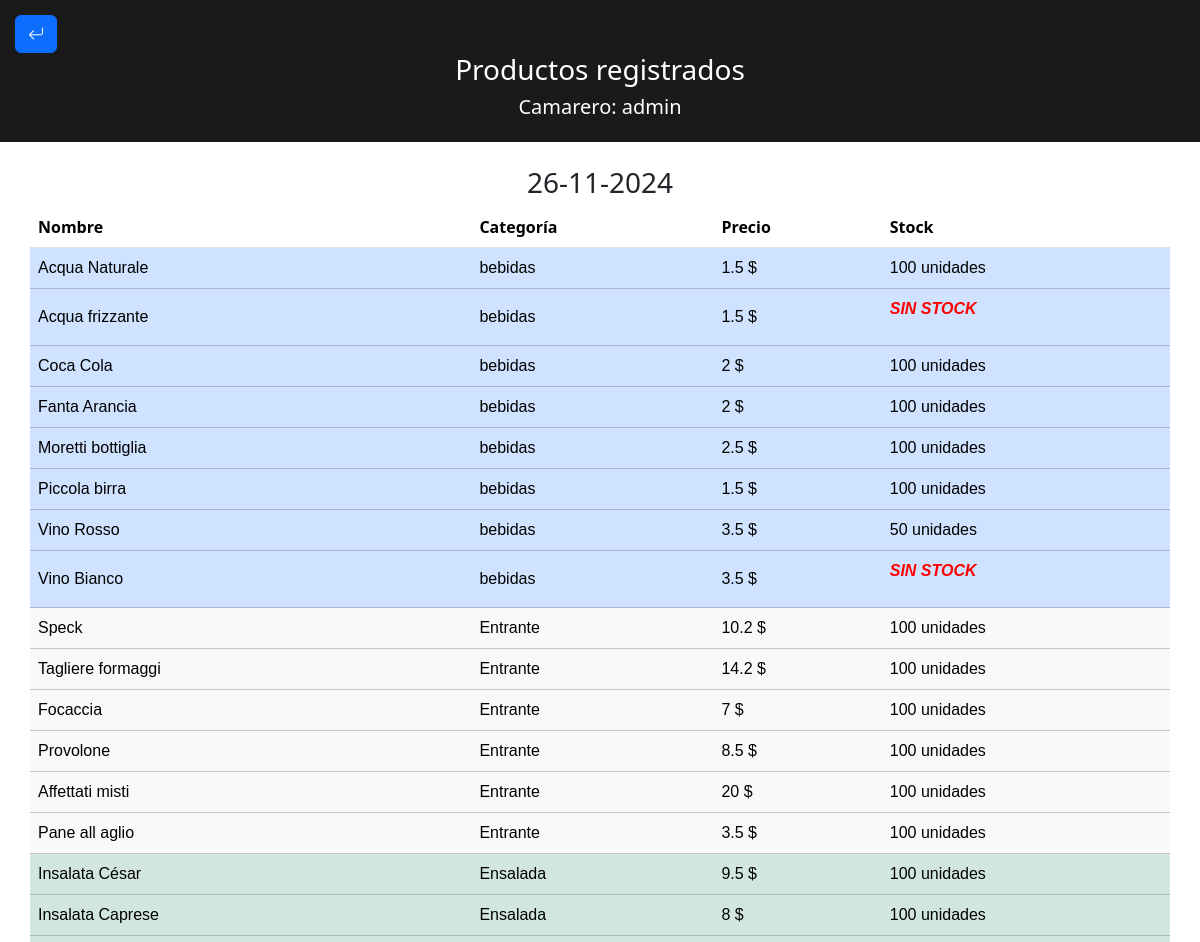
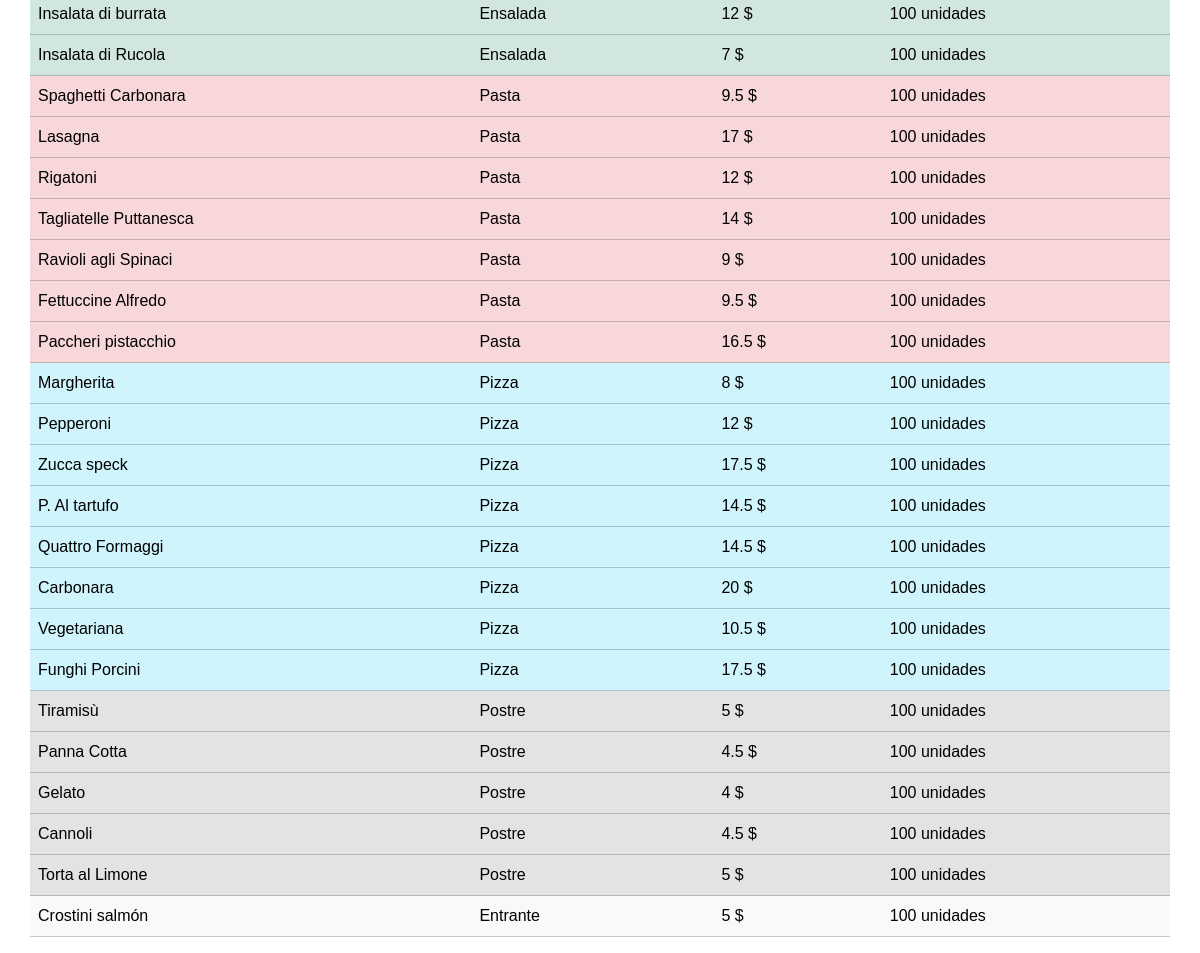
Screenshot of /camarero/listadoProductos.php (signed in) with the database file from the repository (2 pictures, top to bottom).
### tables this page shows
CREATE TABLE `productos` (
  `id` int(11) NOT NULL,
  `nombre` varchar(50) NOT NULL,
  `categoria` varchar(50) NOT NULL,
  `precio` float NOT NULL,
  `stock` int(10) NOT NULL
);

### camarero/listadoProductos.php (the view, shortened to what this page needs)
<?php
include "../conexion.php";
?>
<!DOCTYPE html>
<html lang="en">
<head>
    <link rel="stylesheet" href="../styles.css">
    <link rel="stylesheet" href="https://cdn.jsdelivr.net/npm/bootstrap@5.3.3/dist/css/bootstrap.min.css">
    <link rel="stylesheet" href="https://cdn.jsdelivr.net/npm/bootstrap-icons@1.11.3/font/bootstrap-icons.min.css">
</head>
<body>
    <nav>
        <div class="volver">
            <a href="menuCamarero.php" class="btn btn-primary"><i class="bi bi-arrow-return-left"></i></a>
        </div>
        <div class="centrar">
            <h3 class="roboTitle">Productos registrados</h3>
            <?php
            $nombre = $_SESSION['nombre'];
            echo "<h5 class='roboTitle mt-1'>Camarero: $nombre</h5>";
            ?>
        </div>
    </nav>
    <section class="container mt-4">
        <div>
            <h3><?php echo date('d-m-Y'); ?></h3>
        </div>
        <div>
            <div class="row">
                <table class="table table-stripped">
                    <thead>
                        <tr>
                            <th class="text-start">Nombre</th>
                            <th class="text-start">Categoría</th>
                            <th class="text-start">Precio </th>
                            <th class="text-start">Stock</th>
                        </tr>
                    </thead>
                    <tbody>
                        <?php
                        $consulta = "SELECT * FROM productos";
                        $resultado = mysqli_query($conn, $consulta);
                        while ($fila = mysqli_fetch_array($resultado)) {
                            $nombre = $fila['nombre'];
                            $categ = $fila['categoria'];
                            $precio = $fila['precio'];
                            $stock = $fila['stock'];
                            $clase = "";
                            switch ($categ) {
                                case 'bebidas':
                                    $clase = "table-primary";
                                    break;
                                case 'Postre':
                                    $clase = "table-secondary";
                                    break;
                                case 'Entrante':
                                    $clase = "table-light";
                                    break;
                                case 'Ensalada':
                                    $clase = "table-success";
                                    break;
                                case 'Pasta':
                                    $clase = "table-danger";
                                    break;
                                case 'Pizza':
                                    $clase = "table-info";
                                    break;
                            }
                            echo "<tr class='$clase'>";
                            echo "<td class='tdProductos'>$nombre</td>";
                            echo "<td class='tdProductos'>$categ</td>";
                            echo "<td class='tdProductos'>$precio $</td>";
                            if ($stock <= 10 && $stock > 1) {
                                echo "<td class='tdProductos'><p class='stockpeligro'>$stock unidades</p></td>";
                            }else if($stock == 0){
                                echo "<td class='tdProductos'><p class='stockpeligro'>SIN STOCK</p></td>";
                            }else{
                                echo "<td class='tdProductos'>$stock unidades</td>";
                            }
                            echo "</tr>";
                        }
                        ?>
                    </tbody>
                </table>
            </div>
        </div>
    </section>
</body>
</html>

### styles.css (style rules this page uses)
body { margin: 0 auto; }
nav { background-color: rgb(26, 26, 26); color: white; padding: 15px; }
nav .volver { justify-content: left; }
nav .centrar { text-align: center; }
section { margin-top: 10%; text-align: center; }
.tdProductos { align-content: center; text-align: start; font-family: Arial, Helvetica, sans-serif; }
.stockpeligro { font-style: italic; font-weight: bold; color: red; align-content: center; }

### rows the page displays
productos: nombre "Acqua Naturale", categoria "bebidas", precio "1.5", stock "100"
productos: nombre "Acqua frizzante", categoria "bebidas", precio "1.5", stock "SIN STOCK"
productos: nombre "Coca Cola", categoria "bebidas", precio "2", stock "100"
productos: nombre "Fanta Arancia", categoria "bebidas", precio "2", stock "100"
productos: nombre "Moretti bottiglia", categoria "bebidas", precio "2.5", stock "100"
productos: nombre "Piccola birra", categoria "bebidas", precio "1.5", stock "100"
productos: nombre "Vino Rosso", categoria "bebidas", precio "3.5", stock "50"
productos: nombre "Vino Bianco", categoria "bebidas", precio "3.5", stock "SIN STOCK"
productos: nombre "Speck", categoria "Entrante", precio "10.2", stock "100"
productos: nombre "Tagliere formaggi", categoria "Entrante", precio "14.2", stock "100"
productos: nombre "Focaccia", categoria "Entrante", precio "7", stock "100"
productos: nombre "Provolone", categoria "Entrante", precio "8.5", stock "100"
productos: nombre "Affettati misti", categoria "Entrante", precio "20", stock "100"
productos: nombre "Pane all aglio", categoria "Entrante", precio "3.5", stock "100"
productos: nombre "Insalata César", categoria "Ensalada", precio "9.5", stock "100"
productos: nombre "Insalata Caprese", categoria "Ensalada", precio "8", stock "100"
productos: nombre "Insalata di burrata", categoria "Ensalada", precio "12", stock "100"
productos: nombre "Insalata di Rucola", categoria "Ensalada", precio "7", stock "100"
productos: nombre "Spaghetti Carbonara", categoria "Pasta", precio "9.5", stock "100"
productos: nombre "Lasagna", categoria "Pasta", precio "17", stock "100"
productos: nombre "Rigatoni", categoria "Pasta", precio "12", stock "100"
productos: nombre "Tagliatelle Puttanesca", categoria "Pasta", precio "14", stock "100"
productos: nombre "Ravioli agli Spinaci", categoria "Pasta", precio "9", stock "100"
productos: nombre "Fettuccine Alfredo", categoria "Pasta", precio "9.5", stock "100"
productos: nombre "Paccheri pistacchio", categoria "Pasta", precio "16.5", stock "100"
productos: nombre "Margherita", categoria "Pizza", precio "8", stock "100"
productos: nombre "Pepperoni", categoria "Pizza", precio "12", stock "100"
productos: nombre "Zucca speck", categoria "Pizza", precio "17.5", stock "100"
productos: nombre "P. Al tartufo", categoria "Pizza", precio "14.5", stock "100"
productos: nombre "Quattro Formaggi", categoria "Pizza", precio "14.5", stock "100"
productos: nombre "Carbonara", categoria "Pizza", precio "20", stock "100"
productos: nombre "Vegetariana", categoria "Pizza", precio "10.5", stock "100"
productos: nombre "Funghi Porcini", categoria "Pizza", precio "17.5", stock "100"
productos: nombre "Tiramisù", categoria "Postre", precio "5", stock "100"
productos: nombre "Panna Cotta", categoria "Postre", precio "4.5", stock "100"
productos: nombre "Gelato", categoria "Postre", precio "4", stock "100"
productos: nombre "Cannoli", categoria "Postre", precio "4.5", stock "100"
productos: nombre "Torta al Limone", categoria "Postre", precio "5", stock "100"
productos: nombre "Crostini salmón", categoria "Entrante", precio "5", stock "100"

### other values shown
$nombre "admin"
